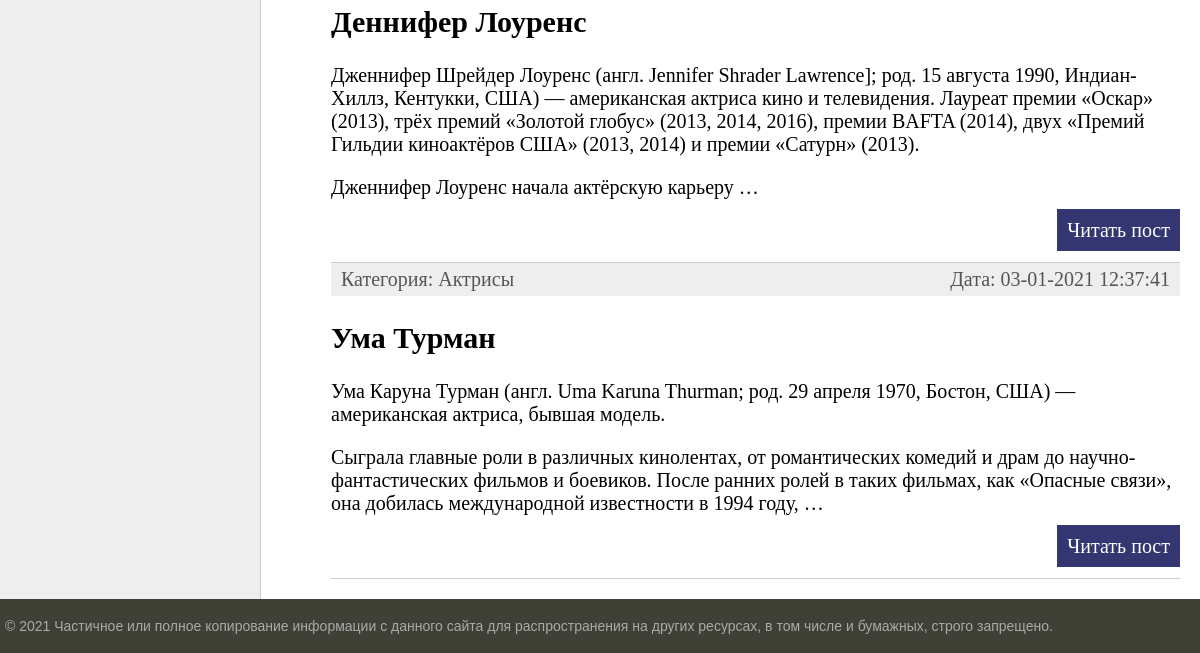
Before: / (lower part) with the older database file.
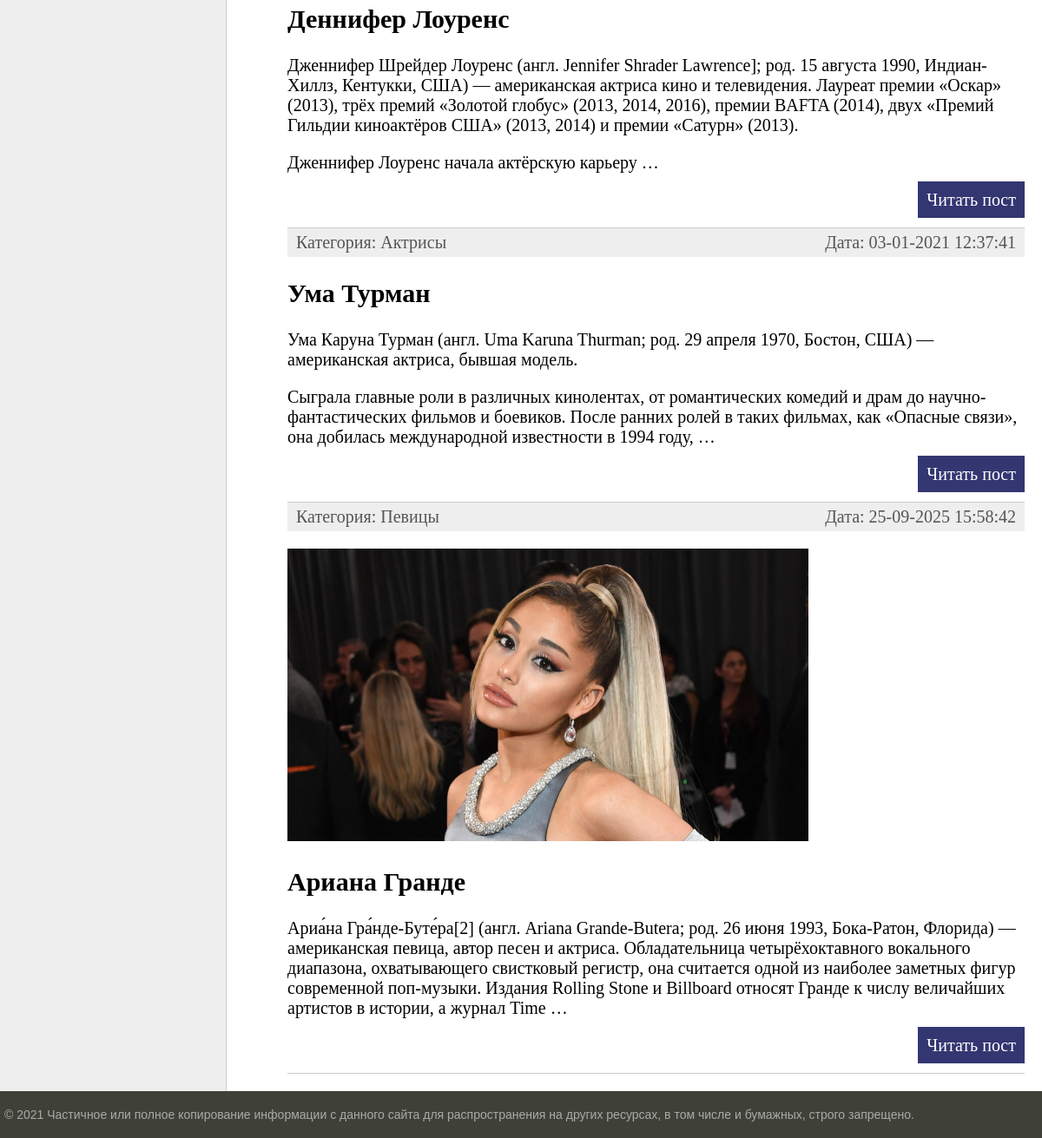
After: the same page with the newer database file.
### women/models.py (models this page shows, shortened)
class Women(models.Model):
    title = models.CharField(max_length=255, verbose_name="Заголовок")
    content = models.TextField(blank=True, verbose_name="Текст статьи")
    photo = models.ImageField(upload_to="photos/%Y/%m/%d/", verbose_name="Фото")
    time_create = models.DateTimeField(auto_now_add=True, verbose_name="Время создания")
    time_update = models.DateTimeField(auto_now=True, verbose_name="Время изменения")
    is_published = models.BooleanField(default=True, verbose_name="Публикация")
    cat = models.ForeignKey('Category', on_delete=models.PROTECT, null=True, verbose_name="Категория")
    class Meta:
        verbose_name_plural = 'Известные женщины'
        ordering = ['time_create', 'title']
    def get_absolute_url(self):
        return reverse('post', kwargs={'post_id': self.pk})

class Category(models.Model):
    name = models.CharField(max_length=100, db_index=True, verbose_name="Категория")
    def __str__(self):
        return self.name
    def get_absolute_url(self):
        return reverse('category', kwargs={'cat_id': self.pk})
    class Meta:
        verbose_name_plural = 'Категория'

### women/views.py (the view)
# urls.py: path('', index, name='home'),
def index(request):
    posts = Women.objects.all()
    cats = Category.objects.all()
    context = {
        'posts': posts,
        'cats': cats,
        'menu': menu,
        'title': 'Главная страница',
        'cat_selected': 0,
    }
    return render(request, 'women/index.html', context=context)

### women/templates/women/index.html (shortened to what this page needs)
{% extends 'women/base.html' %}
{% block content %}
<ul class="list-articles">
	{% for p in posts %}
			<li><div class="article-panel">
	<p class="first">Категория: {{p.cat}}</p>
	<p class="last">Дата: {{p.time_update|date:"d-m-Y H:i:s"}}</p>
</div>
{% if p.photo %}
    <p class="img-article"><img src="{{ p.photo.url }}" alt="{{ p.title }}"></p>
{% endif %}
				<h2>{{p.title}}</h2>
	{% autoescape on %}
	{{p.content|linebreaks|truncatewords:50}}
	{% endautoescape %}
			<p class="link-read-post"><a href="{{ p.get_absolute_url }}">Читать пост</a></p>
			</li>
	{% endfor %}
</ul>
{% endblock %}

### women/templates/women/base.html (shortened to what this page needs)
{% load static %}
<!DOCTYPE html>
<html>
<head>
	<link type="text/css" href="{% static 'women/css/styles.css' %}" rel="stylesheet" />
</head>
<body>
<table class="table-page" border=0 cellpadding="0" cellspacing="0">
<tr><td valign=top>
<table class="table-content" border=0 cellpadding="0" cellspacing="0">
<tr>
	<td valign="top" class="left-chapters">
	<ul id="leftchapters">
	</ul>
</td>
<td valign="top" class="content">
	<div class="content-text">
{% block content %}
{% endblock %}
	</div>
</td></tr></table>
</td></tr>
<tr><td valign=top>
	<div id="footer">
		<p>&copy; 2021 Частичное или полное копирование информации с данного сайта для распространения на других ресурсах, в том числе и бумажных, строго запрещено.</p>
	</div>
</td></tr></table>
</body>
</html>

### women/static/women/css/styles.css (style rules this page uses)
html, body { font-family: 'Arial'; margin: 0; padding: 0; height: 100%; width: 100%; color: #444; }
a { color: #0059b2; text-decoration: none; }
img { max-width: 600px; height: auto; }
p.link-read-post { text-align: right; }
p.link-read-post a { padding: 10px; min-width: 100px; background: #333671; color: #fff; text-decoration: none; }
div.article-panel { background: #eee; padding: 5px 10px 5px 10px; box-sizing: border-box; overflow: hidden; color: #555; }
div.article-panel p.first { margin: 0; float: left; }
div.article-panel p.last { margin: 0; float: right; }
ul.list-articles { list-style: none; margin: 0; padding: 0; }
ul.list-articles li { border-bottom: 1px solid #ccc; }
.table-page { width: 100%; height: 100%; vertical-align: top; }
.table-page tr { height: 100%; }
.table-content { width: 100%; min-height: 100%; height: 100%; }
.left-chapters { margin: 0; background: #eee; border-right: 1px solid #ccc; min-height: 100%; }
.left-chapters ul { width: 230px; min-height: 100%; margin: 0; padding: 20px 10px 10px 20px; list-style: none; font-size: 20px; }
.content { padding: 40px 20px 20px 40px; width: 100%; box-sizing: border-box; }
.content-text { margin: 60px 0 0 30px; color: #000; font-size: 20px; font-family: Yandex Sans Display Light; }
#footer { box-sizing: border-box; background: #3F4137; padding: 5px; color: #aaa; font-size: 14px; font-family: Verdana, Geneva, Arial, Helvetica; text-align: left; overflow: hidden; }

Changed rows visible on the page:
added Women: cat "Певицы", time_update "25-09-2025 15:58:42", photo (picture), title "Ариана Гранде", content "Ариа́на Гра́нде-Буте́ра[2] (англ. Ariana Grande-Butera; род. 26 июня 1993, Бока-Ратон, Флорида) — американская певица, автор песен и актриса. Обладательница четырёхоктавного вокального диапазона, охватывающего свистковый регистр, она считается одной из наиболее заметных фигур современной поп-музыки. Издания Rolling Stone и Billboard относят Гранде к числу величайших артистов в истории, а журнал Time …"
